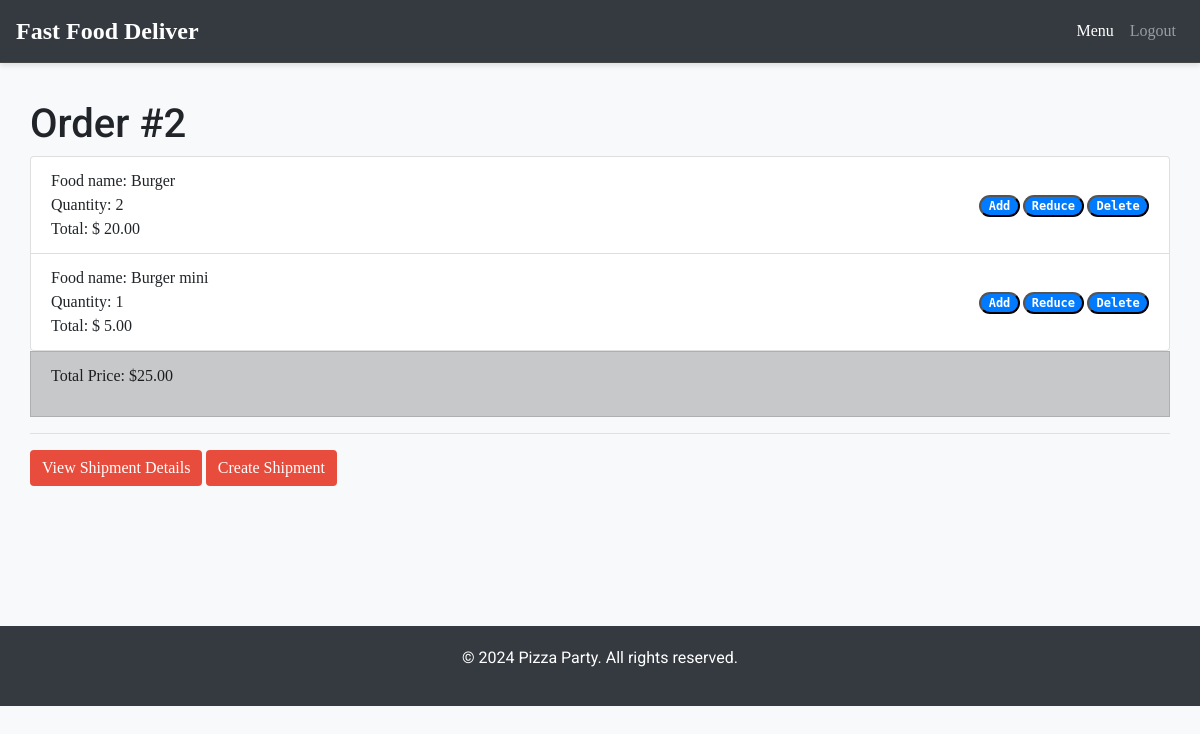
Page /orders/2/ (signed in) on the committed database.
### fast_food/models.py (models this page shows, shortened)
class Order(models.Model):
    user = models.ForeignKey(User, on_delete=models.CASCADE)
    foods = models.ManyToManyField(Food, through='OrderItem')
    order_date = models.DateTimeField(default=timezone.now)
    total_price = models.DecimalField(max_digits=10, decimal_places=2, default=0)
    shipped = models.BooleanField(default=False)
    def overall_price(self):
        basket_products = self.orderitem_set.all()
        total = sum(order.get_total() for order in basket_products)
        return total

class OrderItem(models.Model):
    order = models.ForeignKey(Order, on_delete=models.CASCADE)
    food = models.ForeignKey(Food, on_delete=models.CASCADE)
    quantity = models.IntegerField(default=0, null=True, blank=True)
    def get_total(self):
        return self.food.price * self.quantity

class Food(models.Model):
    name = models.CharField(max_length=255)
    description = models.TextField()
    price = models.DecimalField(max_digits=10, decimal_places=2)
    image = models.ImageField(upload_to='food_images/', blank=True, null=True)

### fast_food/views.py (the view)
# urls.py: path('orders/<int:order_id>/', order_detail, name='order_detail'),
def order_detail(request, order_id):
    order = get_object_or_404(Order, pk=order_id, user=request.user)
    order1 = order.overall_price()
    return render(request, 'order_detail.html', {'order': order,'order1':order1})

### fast_food/templates/order_detail.html (shortened to what this page needs)
{% extends 'navbar.html' %}
{% block content %}
    <div class="container">
        <h1 class="mt-4 animate__animated animate__fadeIn">Order #{{ order.id }}</h1>
        <ul class="list-group">
            {% for item in order.orderitem_set.all %}
                <li class="list-group-item animate__animated animate__fadeIn">
                    <div class="d-flex justify-content-between align-items-center">
                        <div>
                            Food name: {{ item.food.name }}<br>
                            Quantity: <span id="quantity-{{ item.id }}">{{ item.quantity }}</span><br>
                            Total: $ {{ item.get_total }}
                        </div>
                        <div class="d-flex">
                            <form method="post" action="{% url 'change_quantity' item.id 1 %}">
                                <button style="margin-right: 3px;" type="submit" class="badge badge-primary badge-pill animate__animated animate__fadeIn animate__delay-1s">Add</button>
                            </form>
                            <form method="post" action="{% url 'decrase_quantity' item.id 1 %}">
                                <button style="margin-right: 3px;" type="submit" value="delete" class="badge badge-primary badge-pill animate__animated animate__fadeIn animate__delay-1s">Reduce</button>
                            </form>
                            <form method="post" action="{% url 'delete_item' item.id %}">
                                <button type="submit" class="badge badge-primary badge-pill animate__animated animate__fadeIn animate__delay-1s">Delete</button>
                            </form>
                        </div>
                    </div>
                </li>
            {% endfor %}
        </ul>
        <li class="list-group-item list-group-item-dark animate__animated animate__fadeIn animate__delay-1s">
            <p>Total Price: ${{ order1 }}</p>
        </li>
        <hr>
        {% if order.shipped %}
            <a href="" class="btn btn-primary animate__animated animate__fadeIn animate__delay-1s">View Shipment Details</a>
        {% endif %}
        <a href="{% url 'create_shipment' order_id=order.id  %}" type="submit" class="btn btn-primary animate__animated animate__fadeIn animate__delay-1s">Create Shipment</a>
    </div>
{% endblock %}

### fast_food/templates/navbar.html (style rules this page uses)
.container { padding: 20px 0; }
.animate__animated { animation-duration: 1s; }
.btn-primary { background-color: #e74c3c; border: none; }
a,li,label { font-family: Bahnschrift; }
button { font-family: "monospace", monospace; }
body { font-family: 'Roboto', 'Bebas Neue',sans-serif; padding-top: 56px; background-color: #f8f9fa; }

### rows in the picture
Order: id "2"
OrderItem: food.name "Burger", quantity "2", get_total "20.00"
OrderItem: food.name "Burger mini", quantity "1", get_total "5.00"

### other values in the picture
{{ order1 }} "25.00"
